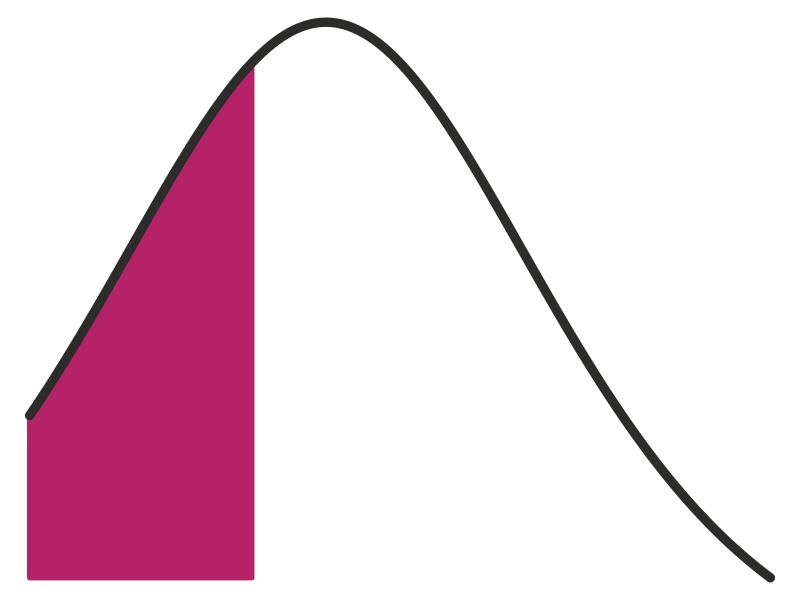

R code for this plot:
png("crch.png", height = 120, width = 120, bg = "transparent")
par(mar = rep(0, 4))
x <- seq(-2, 3, by = 0.01)
plot(x, dlogis(x), type = "l", lwd = 1, col = "#2c2c2b", axes = FALSE, xlab = "", ylab = "")
polygon(c(x[1], x[x <= -0.5], -0.5), c(dlogis(tail(x, 1)), dlogis(x[x <= -0.5]), dlogis(tail(x, 1))), border = "#b52267", col = "#b52267", lwd = 5)
lines(x, dlogis(x), type = "l", lwd = 9, col = "#2c2c2b")
dev.off()

## png("crch-raw.png", height = 75, width = 260, bg = "transparent")
## par(mar = rep(0, 4))
## x <- seq(-0.6, 2.8, by = 0.01)
## plot(x, dlogis(x), type = "l", lwd = 7, col = "#2c2c2b", axes = FALSE, xlab = "", ylab = "", ylim = c(0, 0.26))
## polygon(c(x[1], x[x <= 0], 0), c(0, dlogis(x[x <= 0]), 0), border = "#b52267", col = "#b52267", lwd = 5)
## lines(x, dlogis(x), type = "l", lwd = 5, col = "#2c2c2b")
## ## crch: Roboto Medium 75
## dev.off()
